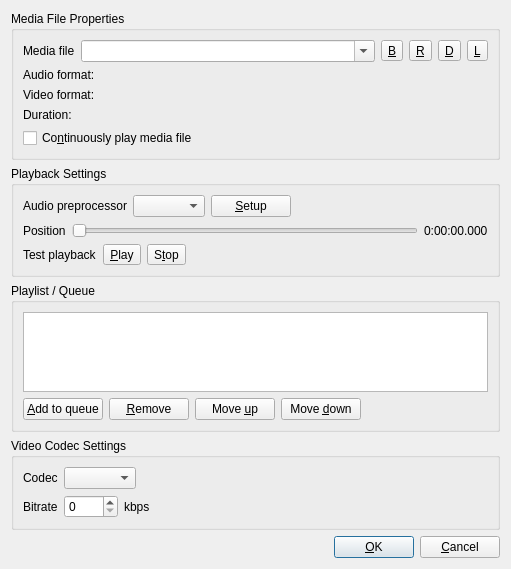
<?xml version="1.0" encoding="UTF-8"?>
<ui version="4.0">
 <class>StreamMediaFileDlg</class>
 <widget class="QDialog" name="StreamMediaFileDlg">
  <property name="geometry">
   <rect>
    <x>0</x>
    <y>0</y>
    <width>511</width>
    <height>527</height>
   </rect>
  </property>
  <property name="windowTitle">
   <string>Stream Media File To Channel</string>
  </property>
  <layout class="QVBoxLayout" name="verticalLayout_2">
   <item>
    <widget class="QGroupBox" name="groupBox">
     <property name="title">
      <string>Media File Properties</string>
     </property>
     <layout class="QVBoxLayout" name="verticalLayout">
      <item>
       <layout class="QHBoxLayout" name="horizontalLayout" stretch="0,1,0,0,0,0">
        <item>
         <widget class="QLabel" name="label">
          <property name="text">
           <string>Media file</string>
          </property>
          <property name="buddy">
           <cstring>mediafileComboBox</cstring>
          </property>
         </widget>
        </item>
        <item>
         <widget class="MyComboBox" name="mediafileComboBox">
          <property name="editable">
           <bool>true</bool>
          </property>
         </widget>
        </item>
        <item>
         <widget class="QToolButton" name="toolButton">
          <property name="toolTip">
           <string>Browse</string>
          </property>
          <property name="accessibleName">
           <string>Browse</string>
          </property>
          <property name="text">
           <string>&amp;B</string>
          </property>
          <property name="icon">
           <iconset resource="resources.qrc">
            <normaloff>:/images/images/file_open.png</normaloff>:/images/images/file_open.png</iconset>
          </property>
         </widget>
        </item>
        <item>
         <widget class="QToolButton" name="refreshBtn">
          <property name="toolTip">
           <string>Refresh</string>
          </property>
          <property name="accessibleName">
           <string>Refresh</string>
          </property>
          <property name="text">
           <string>&amp;R</string>
          </property>
          <property name="icon">
           <iconset resource="resources.qrc">
            <normaloff>:/images/images/refresh.png</normaloff>:/images/images/refresh.png</iconset>
          </property>
         </widget>
        </item>
        <item>
         <widget class="QToolButton" name="deleteButton">
          <property name="toolTip">
           <string>Delete from history</string>
          </property>
          <property name="accessibleName">
           <string>Delete from history</string>
          </property>
          <property name="text">
           <string>&amp;D</string>
          </property>
          <property name="icon">
           <iconset resource="resources.qrc">
            <normaloff>:/images/images/delete.png</normaloff>:/images/images/delete.png</iconset>
          </property>
         </widget>
        </item>
        <item>
         <widget class="QToolButton" name="clearButton">
          <property name="toolTip">
           <string>Clear history</string>
          </property>
          <property name="accessibleName">
           <string>Clear history</string>
          </property>
          <property name="text">
           <string>&amp;L</string>
          </property>
          <property name="icon">
           <iconset resource="resources.qrc">
            <normaloff>:/images/images/chalkstickbg.png</normaloff>:/images/images/chalkstickbg.png</iconset>
          </property>
         </widget>
        </item>
       </layout>
      </item>
      <item>
       <layout class="QHBoxLayout" name="horizontalLayout_2" stretch="0,1">
        <item>
         <widget class="QLabel" name="label_2">
          <property name="text">
           <string>Audio format:</string>
          </property>
         </widget>
        </item>
        <item>
         <widget class="QLabel" name="audioLabel">
          <property name="text">
           <string/>
          </property>
          <property name="textInteractionFlags">
           <set>Qt::TextInteractionFlag::LinksAccessibleByKeyboard|Qt::TextInteractionFlag::LinksAccessibleByMouse|Qt::TextInteractionFlag::TextBrowserInteraction|Qt::TextInteractionFlag::TextSelectableByKeyboard|Qt::TextInteractionFlag::TextSelectableByMouse</set>
          </property>
         </widget>
        </item>
       </layout>
      </item>
      <item>
       <layout class="QHBoxLayout" name="horizontalLayout_3" stretch="0,1">
        <item>
         <widget class="QLabel" name="label_3">
          <property name="text">
           <string>Video format:</string>
          </property>
         </widget>
        </item>
        <item>
         <widget class="QLabel" name="videoLabel">
          <property name="text">
           <string/>
          </property>
          <property name="textInteractionFlags">
           <set>Qt::TextInteractionFlag::LinksAccessibleByKeyboard|Qt::TextInteractionFlag::LinksAccessibleByMouse|Qt::TextInteractionFlag::TextBrowserInteraction|Qt::TextInteractionFlag::TextSelectableByKeyboard|Qt::TextInteractionFlag::TextSelectableByMouse</set>
          </property>
         </widget>
        </item>
       </layout>
      </item>
      <item>
       <layout class="QHBoxLayout" name="horizontalLayout_5" stretch="0,1">
        <item>
         <widget class="QLabel" name="label_4">
          <property name="text">
           <string>Duration:</string>
          </property>
         </widget>
        </item>
        <item>
         <widget class="QLabel" name="durationLabel">
          <property name="text">
           <string/>
          </property>
          <property name="textInteractionFlags">
           <set>Qt::TextInteractionFlag::LinksAccessibleByKeyboard|Qt::TextInteractionFlag::LinksAccessibleByMouse|Qt::TextInteractionFlag::TextBrowserInteraction|Qt::TextInteractionFlag::TextSelectableByKeyboard|Qt::TextInteractionFlag::TextSelectableByMouse</set>
          </property>
         </widget>
        </item>
       </layout>
      </item>
      <item>
       <widget class="QCheckBox" name="loopChkBox">
        <property name="text">
         <string>Co&amp;ntinuously play media file</string>
        </property>
       </widget>
      </item>
     </layout>
    </widget>
   </item>
   <item>
    <widget class="QGroupBox" name="playbackGroupBox">
     <property name="title">
      <string>Playback Settings</string>
     </property>
     <layout class="QVBoxLayout" name="verticalLayout_3">
      <item>
       <layout class="QHBoxLayout" name="horizontalLayout_7">
        <item>
         <widget class="QLabel" name="label_5">
          <property name="text">
           <string>Audio preprocessor</string>
          </property>
          <property name="buddy">
           <cstring>preprocessorComboBox</cstring>
          </property>
         </widget>
        </item>
        <item>
         <widget class="QComboBox" name="preprocessorComboBox"/>
        </item>
        <item>
         <widget class="QPushButton" name="preprocessButton">
          <property name="text">
           <string>&amp;Setup</string>
          </property>
          <property name="autoDefault">
           <bool>false</bool>
          </property>
         </widget>
        </item>
        <item>
         <spacer name="horizontalSpacer_2">
          <property name="orientation">
           <enum>Qt::Orientation::Horizontal</enum>
          </property>
          <property name="sizeHint" stdset="0">
           <size>
            <width>40</width>
            <height>20</height>
           </size>
          </property>
         </spacer>
        </item>
       </layout>
      </item>
      <item>
       <layout class="QHBoxLayout" name="horizontalLayout_6" stretch="0,10,1,0">
        <item>
         <widget class="QLabel" name="label_6">
          <property name="text">
           <string>Position</string>
          </property>
          <property name="buddy">
           <cstring>playbackOffsetSlider</cstring>
          </property>
         </widget>
        </item>
        <item>
         <widget class="QSlider" name="playbackOffsetSlider">
          <property name="accessibleName">
           <string>Seek position</string>
          </property>
          <property name="accessibleDescription">
           <string>Seek position in media file</string>
          </property>
          <property name="orientation">
           <enum>Qt::Orientation::Horizontal</enum>
          </property>
          <property name="tickPosition">
           <enum>QSlider::TickPosition::NoTicks</enum>
          </property>
         </widget>
        </item>
        <item>
         <widget class="QLabel" name="playbackTimeLabel">
          <property name="text">
           <string notr="true">0:00:00.000</string>
          </property>
         </widget>
        </item>
       </layout>
      </item>
      <item>
       <layout class="QHBoxLayout" name="horizontalLayout_8">
        <item>
         <widget class="QLabel" name="label_7">
          <property name="text">
           <string>Test playback</string>
          </property>
         </widget>
        </item>
        <item>
         <widget class="QToolButton" name="startToolButton">
          <property name="text">
           <string>&amp;Play</string>
          </property>
          <property name="icon">
           <iconset resource="resources.qrc">
            <normaloff>:/images/images/play.png</normaloff>:/images/images/play.png</iconset>
          </property>
          <property name="checkable">
           <bool>false</bool>
          </property>
         </widget>
        </item>
        <item>
         <widget class="QToolButton" name="stopToolButton">
          <property name="text">
           <string>S&amp;top</string>
          </property>
          <property name="icon">
           <iconset resource="resources.qrc">
            <normaloff>:/images/images/stop.png</normaloff>:/images/images/stop.png</iconset>
          </property>
         </widget>
        </item>
        <item>
         <spacer name="horizontalSpacer_3">
          <property name="orientation">
           <enum>Qt::Orientation::Horizontal</enum>
          </property>
          <property name="sizeHint" stdset="0">
           <size>
            <width>40</width>
            <height>20</height>
           </size>
          </property>
         </spacer>
        </item>
       </layout>
      </item>
     </layout>
    </widget>
   </item>
   <item>
    <widget class="QGroupBox" name="queueGroupBox">
     <property name="title">
      <string>Playlist / Queue</string>
     </property>
     <layout class="QVBoxLayout" name="verticalLayout_queue">
      <item>
       <widget class="QListWidget" name="queueListWidget">
        <property name="accessibleName">
         <string>Playlist</string>
        </property>
        <property name="accessibleDescription">
         <string>Files to stream in order</string>
        </property>
        <property name="minimumSize">
         <size>
          <width>0</width>
          <height>80</height>
         </size>
        </property>
       </widget>
      </item>
      <item>
       <layout class="QHBoxLayout" name="horizontalLayout_queue">
        <item>
         <widget class="QPushButton" name="addQueueBtn">
          <property name="text">
           <string>&amp;Add to queue</string>
          </property>
          <property name="autoDefault">
           <bool>false</bool>
          </property>
         </widget>
        </item>
        <item>
         <widget class="QPushButton" name="removeQueueBtn">
          <property name="text">
           <string>&amp;Remove</string>
          </property>
          <property name="autoDefault">
           <bool>false</bool>
          </property>
         </widget>
        </item>
        <item>
         <widget class="QPushButton" name="moveUpQueueBtn">
          <property name="text">
           <string>Move &amp;up</string>
          </property>
          <property name="autoDefault">
           <bool>false</bool>
          </property>
         </widget>
        </item>
        <item>
         <widget class="QPushButton" name="moveDownQueueBtn">
          <property name="text">
           <string>Move &amp;down</string>
          </property>
          <property name="autoDefault">
           <bool>false</bool>
          </property>
         </widget>
        </item>
        <item>
         <spacer name="horizontalSpacer_queue">
          <property name="orientation">
           <enum>Qt::Orientation::Horizontal</enum>
          </property>
          <property name="sizeHint" stdset="0">
           <size>
            <width>40</width>
            <height>20</height>
           </size>
          </property>
         </spacer>
        </item>
       </layout>
      </item>
     </layout>
    </widget>
   </item>
   <item>
    <widget class="QGroupBox" name="vidgroupBox">
     <property name="sizePolicy">
      <sizepolicy hsizetype="Expanding" vsizetype="Expanding">
       <horstretch>0</horstretch>
       <verstretch>0</verstretch>
      </sizepolicy>
     </property>
     <property name="accessibleName">
      <string>Video Codec Settings</string>
     </property>
     <property name="title">
      <string>Video Codec Settings</string>
     </property>
     <layout class="QVBoxLayout" name="verticalLayout_14">
      <item>
       <layout class="QHBoxLayout" name="horizontalLayout_19">
        <item>
         <widget class="QLabel" name="label_33">
          <property name="text">
           <string>Codec</string>
          </property>
          <property name="buddy">
           <cstring>vidcodecBox</cstring>
          </property>
         </widget>
        </item>
        <item>
         <widget class="QComboBox" name="vidcodecBox">
          <property name="sizePolicy">
           <sizepolicy hsizetype="Fixed" vsizetype="Preferred">
            <horstretch>0</horstretch>
            <verstretch>0</verstretch>
           </sizepolicy>
          </property>
         </widget>
        </item>
        <item>
         <spacer name="horizontalSpacer_21">
          <property name="orientation">
           <enum>Qt::Orientation::Horizontal</enum>
          </property>
          <property name="sizeHint" stdset="0">
           <size>
            <width>40</width>
            <height>20</height>
           </size>
          </property>
         </spacer>
        </item>
       </layout>
      </item>
      <item>
       <widget class="QStackedWidget" name="vidcodecStackedWidget">
        <property name="currentIndex">
         <number>0</number>
        </property>
        <widget class="QWidget" name="vp8_page">
         <layout class="QVBoxLayout" name="verticalLayout_15">
          <property name="leftMargin">
           <number>0</number>
          </property>
          <property name="topMargin">
           <number>0</number>
          </property>
          <property name="rightMargin">
           <number>0</number>
          </property>
          <property name="bottomMargin">
           <number>0</number>
          </property>
          <item>
           <layout class="QHBoxLayout" name="horizontalLayout_21">
            <item>
             <widget class="QLabel" name="label_42">
              <property name="text">
               <string>Bitrate</string>
              </property>
              <property name="buddy">
               <cstring>vp8bitrateSpinBox</cstring>
              </property>
             </widget>
            </item>
            <item>
             <widget class="QSpinBox" name="vp8bitrateSpinBox">
              <property name="sizePolicy">
               <sizepolicy hsizetype="Fixed" vsizetype="Preferred">
                <horstretch>0</horstretch>
                <verstretch>0</verstretch>
               </sizepolicy>
              </property>
              <property name="minimum">
               <number>0</number>
              </property>
              <property name="maximum">
               <number>1000</number>
              </property>
              <property name="value">
               <number>0</number>
              </property>
             </widget>
            </item>
            <item>
             <widget class="QLabel" name="label_43">
              <property name="text">
               <string notr="true">kbps</string>
              </property>
             </widget>
            </item>
            <item>
             <spacer name="horizontalSpacer_22">
              <property name="orientation">
               <enum>Qt::Orientation::Horizontal</enum>
              </property>
              <property name="sizeHint" stdset="0">
               <size>
                <width>40</width>
                <height>20</height>
               </size>
              </property>
             </spacer>
            </item>
           </layout>
          </item>
         </layout>
        </widget>
       </widget>
      </item>
     </layout>
    </widget>
   </item>
   <item>
    <spacer name="verticalSpacer_9">
     <property name="orientation">
      <enum>Qt::Orientation::Vertical</enum>
     </property>
     <property name="sizeHint" stdset="0">
      <size>
       <width>20</width>
       <height>73</height>
      </size>
     </property>
    </spacer>
   </item>
   <item>
    <layout class="QHBoxLayout" name="horizontalLayout_4">
     <item>
      <spacer name="horizontalSpacer">
       <property name="orientation">
        <enum>Qt::Orientation::Horizontal</enum>
       </property>
       <property name="sizeHint" stdset="0">
        <size>
         <width>40</width>
         <height>20</height>
        </size>
       </property>
      </spacer>
     </item>
     <item>
      <widget class="QPushButton" name="okBtn">
       <property name="text">
        <string>&amp;OK</string>
       </property>
      </widget>
     </item>
     <item>
      <widget class="QPushButton" name="cancelBtn">
       <property name="text">
        <string>&amp;Cancel</string>
       </property>
      </widget>
     </item>
    </layout>
   </item>
  </layout>
 </widget>
 <customwidgets>
  <customwidget>
   <class>MyComboBox</class>
   <extends>QComboBox</extends>
   <header>mycombobox.h</header>
  </customwidget>
 </customwidgets>
 <resources>
  <include location="resources.qrc"/>
 </resources>
 <connections>
  <connection>
   <sender>okBtn</sender>
   <signal>pressed()</signal>
   <receiver>StreamMediaFileDlg</receiver>
   <slot>accept()</slot>
   <hints>
    <hint type="sourcelabel">
     <x>239</x>
     <y>251</y>
    </hint>
    <hint type="destinationlabel">
     <x>185</x>
     <y>136</y>
    </hint>
   </hints>
  </connection>
  <connection>
   <sender>cancelBtn</sender>
   <signal>pressed()</signal>
   <receiver>StreamMediaFileDlg</receiver>
   <slot>reject()</slot>
   <hints>
    <hint type="sourcelabel">
     <x>322</x>
     <y>251</y>
    </hint>
    <hint type="destinationlabel">
     <x>185</x>
     <y>136</y>
    </hint>
   </hints>
  </connection>
 </connections>
</ui>
